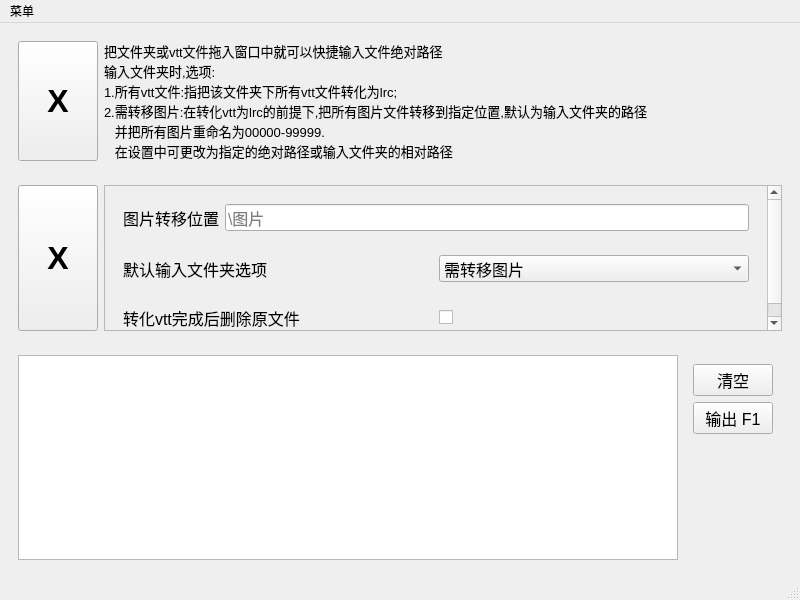
<?xml version="1.0" encoding="UTF-8"?>
<ui version="4.0">
 <class>MainWindow</class>
 <widget class="QMainWindow" name="MainWindow">
  <property name="geometry">
   <rect>
    <x>0</x>
    <y>0</y>
    <width>800</width>
    <height>600</height>
   </rect>
  </property>
  <property name="windowTitle">
   <string>RJ文件整理工具</string>
  </property>
  <widget class="QWidget" name="centralwidget">
   <layout class="QVBoxLayout" name="verticalLayout_4">
    <item>
     <widget class="QWidget" name="helpwidget" native="true">
      <layout class="QHBoxLayout" name="horizontalLayout">
       <item>
        <widget class="QPushButton" name="pushButton_2">
         <property name="sizePolicy">
          <sizepolicy hsizetype="Fixed" vsizetype="Minimum">
           <horstretch>0</horstretch>
           <verstretch>0</verstretch>
          </sizepolicy>
         </property>
         <property name="styleSheet">
          <string notr="true">font-size: 32px; 
font-weight: bold;
</string>
         </property>
         <property name="text">
          <string>X</string>
         </property>
        </widget>
       </item>
       <item>
        <widget class="QLabel" name="helptext">
         <property name="enabled">
          <bool>true</bool>
         </property>
         <property name="maximumSize">
          <size>
           <width>16777211</width>
           <height>16777215</height>
          </size>
         </property>
         <property name="font">
          <font>
           <pointsize>10</pointsize>
          </font>
         </property>
         <property name="text">
          <string>把文件夹或vtt文件拖入窗口中就可以快捷输入文件绝对路径
输入文件夹时,选项:
1.所有vtt文件:指把该文件夹下所有vtt文件转化为lrc;
2.需转移图片:在转化vtt为lrc的前提下,把所有图片文件转移到指定位置,默认为输入文件夹的路径
   并把所有图片重命名为00000-99999.
   在设置中可更改为指定的绝对路径或输入文件夹的相对路径</string>
         </property>
         <property name="buddy">
          <cstring>pushButton_2</cstring>
         </property>
        </widget>
       </item>
      </layout>
     </widget>
    </item>
    <item>
     <widget class="QWidget" name="settingwidget" native="true">
      <layout class="QHBoxLayout" name="horizontalLayout_5">
       <item>
        <widget class="QPushButton" name="pushButton_3">
         <property name="sizePolicy">
          <sizepolicy hsizetype="Fixed" vsizetype="Minimum">
           <horstretch>0</horstretch>
           <verstretch>0</verstretch>
          </sizepolicy>
         </property>
         <property name="styleSheet">
          <string notr="true">font-size: 32px; 
font-weight: bold;
</string>
         </property>
         <property name="text">
          <string>X</string>
         </property>
        </widget>
       </item>
       <item>
        <widget class="QScrollArea" name="settingscroll">
         <property name="widgetResizable">
          <bool>true</bool>
         </property>
         <widget class="QWidget" name="settingAreaWidget">
          <property name="geometry">
           <rect>
            <x>0</x>
            <y>-38</y>
            <width>661</width>
            <height>169</height>
           </rect>
          </property>
          <layout class="QVBoxLayout" name="verticalLayout_3">
           <item>
            <widget class="QWidget" name="widget_2" native="true">
             <layout class="QHBoxLayout" name="horizontalLayout_3">
              <item>
               <widget class="QLabel" name="label">
                <property name="font">
                 <font>
                  <pointsize>12</pointsize>
                 </font>
                </property>
                <property name="text">
                 <string>图片转移位置</string>
                </property>
               </widget>
              </item>
              <item>
               <widget class="QLineEdit" name="PhotoPath">
                <property name="font">
                 <font>
                  <pointsize>12</pointsize>
                 </font>
                </property>
                <property name="text">
                 <string/>
                </property>
                <property name="placeholderText">
                 <string>\图片</string>
                </property>
               </widget>
              </item>
             </layout>
            </widget>
           </item>
           <item>
            <widget class="QWidget" name="widget_4" native="true">
             <layout class="QHBoxLayout" name="horizontalLayout_4">
              <item>
               <widget class="QLabel" name="label_2">
                <property name="font">
                 <font>
                  <pointsize>12</pointsize>
                 </font>
                </property>
                <property name="text">
                 <string>默认输入文件夹选项</string>
                </property>
               </widget>
              </item>
              <item>
               <widget class="QComboBox" name="DefaultChoose">
                <property name="font">
                 <font>
                  <pointsize>12</pointsize>
                 </font>
                </property>
                <item>
                 <property name="text">
                  <string>需转移图片</string>
                 </property>
                </item>
                <item>
                 <property name="text">
                  <string>所有vtt文件</string>
                 </property>
                </item>
               </widget>
              </item>
             </layout>
            </widget>
           </item>
           <item>
            <widget class="QWidget" name="widget_5" native="true">
             <layout class="QHBoxLayout" name="horizontalLayout_6">
              <item>
               <widget class="QLabel" name="label_3">
                <property name="font">
                 <font>
                  <pointsize>12</pointsize>
                 </font>
                </property>
                <property name="text">
                 <string>转化vtt完成后删除原文件</string>
                </property>
               </widget>
              </item>
              <item>
               <widget class="QCheckBox" name="checkBox">
                <property name="text">
                 <string/>
                </property>
               </widget>
              </item>
             </layout>
            </widget>
           </item>
          </layout>
         </widget>
        </widget>
       </item>
      </layout>
     </widget>
    </item>
    <item>
     <widget class="QWidget" name="widget" native="true">
      <layout class="QHBoxLayout" name="horizontalLayout_2">
       <item>
        <widget class="QTextEdit" name="textEdit">
         <property name="font">
          <font>
           <pointsize>16</pointsize>
          </font>
         </property>
        </widget>
       </item>
       <item>
        <widget class="QWidget" name="widget_3" native="true">
         <layout class="QVBoxLayout" name="verticalLayout">
          <item>
           <widget class="QPushButton" name="pushButton">
            <property name="font">
             <font>
              <pointsize>12</pointsize>
             </font>
            </property>
            <property name="text">
             <string>清空</string>
            </property>
           </widget>
          </item>
          <item>
           <widget class="QPushButton" name="pushout_2">
            <property name="font">
             <font>
              <pointsize>12</pointsize>
             </font>
            </property>
            <property name="text">
             <string>输出 F1</string>
            </property>
           </widget>
          </item>
          <item>
           <spacer name="verticalSpacer">
            <property name="orientation">
             <enum>Qt::Orientation::Vertical</enum>
            </property>
            <property name="sizeHint" stdset="0">
             <size>
              <width>20</width>
              <height>134</height>
             </size>
            </property>
           </spacer>
          </item>
         </layout>
        </widget>
       </item>
      </layout>
     </widget>
    </item>
   </layout>
  </widget>
  <widget class="QStatusBar" name="statusbar"/>
  <widget class="QMenuBar" name="menuBar">
   <property name="geometry">
    <rect>
     <x>0</x>
     <y>0</y>
     <width>800</width>
     <height>33</height>
    </rect>
   </property>
   <widget class="QMenu" name="menu">
    <property name="title">
     <string>菜单</string>
    </property>
    <addaction name="help"/>
    <addaction name="setting"/>
    <addaction name="pushout"/>
   </widget>
   <addaction name="menu"/>
  </widget>
  <action name="help">
   <property name="text">
    <string>help</string>
   </property>
   <property name="shortcut">
    <string>F3</string>
   </property>
  </action>
  <action name="setting">
   <property name="text">
    <string>设置</string>
   </property>
   <property name="shortcut">
    <string>F2</string>
   </property>
  </action>
  <action name="pushout">
   <property name="text">
    <string>输出</string>
   </property>
   <property name="shortcut">
    <string>F1</string>
   </property>
  </action>
 </widget>
 <resources/>
 <connections>
  <connection>
   <sender>pushButton_2</sender>
   <signal>clicked()</signal>
   <receiver>helpwidget</receiver>
   <slot>hide()</slot>
   <hints>
    <hint type="sourcelabel">
     <x>28</x>
     <y>76</y>
    </hint>
    <hint type="destinationlabel">
     <x>35</x>
     <y>45</y>
    </hint>
   </hints>
  </connection>
  <connection>
   <sender>pushButton_3</sender>
   <signal>clicked()</signal>
   <receiver>settingwidget</receiver>
   <slot>hide()</slot>
   <hints>
    <hint type="sourcelabel">
     <x>70</x>
     <y>187</y>
    </hint>
    <hint type="destinationlabel">
     <x>41</x>
     <y>171</y>
    </hint>
   </hints>
  </connection>
  <connection>
   <sender>pushButton</sender>
   <signal>clicked()</signal>
   <receiver>textEdit</receiver>
   <slot>clear()</slot>
   <hints>
    <hint type="sourcelabel">
     <x>772</x>
     <y>375</y>
    </hint>
    <hint type="destinationlabel">
     <x>575</x>
     <y>407</y>
    </hint>
   </hints>
  </connection>
 </connections>
</ui>
